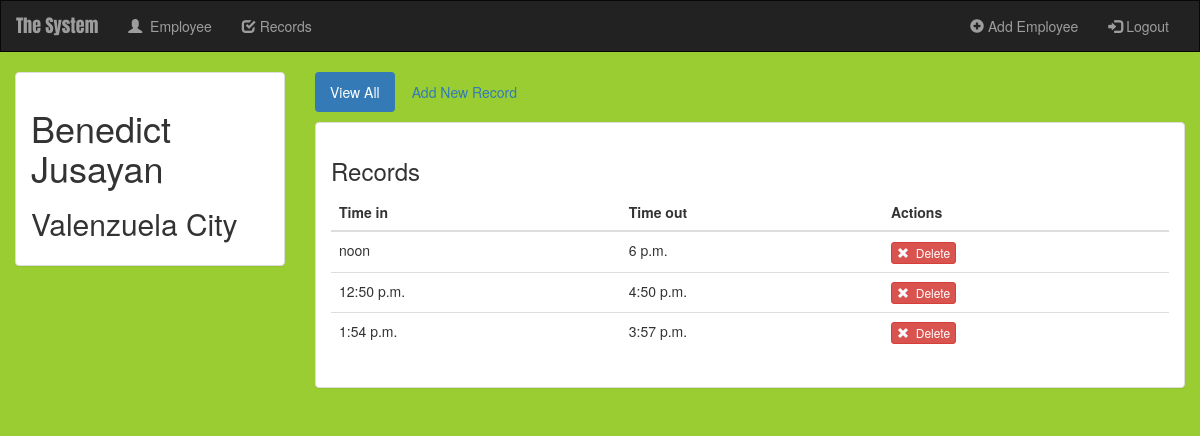
The page /employee/1/ (signed in) on the database as committed earlier.
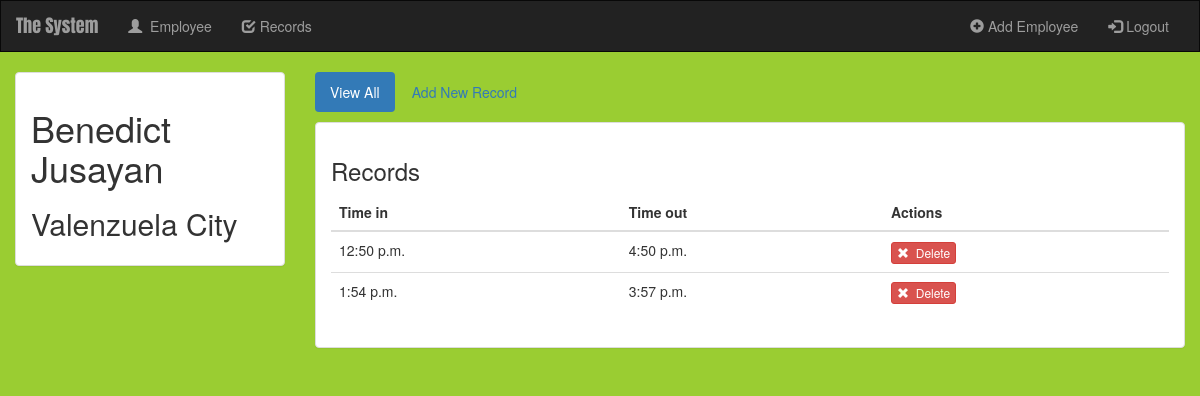
The same page on the database as committed later.
### Home/models.py (models this page shows, shortened)
class Employee(models.Model):
    user = models.ForeignKey(User, default=1, on_delete=models.CASCADE,)
    employee_no = models.IntegerField()
    first_name = models.CharField(max_length=250)
    last_name = models.CharField(max_length=250)
    address = models.CharField(max_length=250)
    is_choose = models.BooleanField(default =False)
    ROLE_TYPE_CHOICES = (
        (1, 'Professor'),
        (2, 'Dean'),
        (3, 'VPAA'),
        (4, 'admin'),
    )
    user_type = models.PositiveSmallIntegerField(null=True, choices=ROLE_TYPE_CHOICES)

class Check(models.Model):
    employee= models.ForeignKey(Employee, on_delete=models.CASCADE)
    time_in = models.TimeField()
    time_out = models.TimeField()
    is_choose = models.BooleanField(default =False)

### Home/views.py (the view)
# urls.py: path('<int:employee_id>/', views.details, name='details'),
def details(request, employee_id):
    if not request.user.is_authenticated:
        return render(request, 'Home/login.html')
    else:
        user = request.user
        employee = get_object_or_404(Employee, pk=employee_id)
        return render(request, 'Home/details.html', {'employee': employee, 'user': user})

### Home/templates/Home/details.html (shortened to what this page needs)
{% extends 'Home/base.html' %}
{% block body %}
<div class="container-fluid check-container">
    <div class="row">
        <div class="col-sm-4 col-md-3">
            <div class="panel panel-default">
                <div class="panel-body">
                    <h1>{{ employee.first_name }} {{employee.last_name}}</h1>
                    <h2>{{ employee.address }}</h2>
                </div>
            </div>
        </div>
        <div class="col-sm-8 col-md-9">
            <ul class="nav nav-pills" style="margin-bottom: 10px;">
                <li role="presentation" class="active"><a href="{% url 'home:details' employee.id %}">View All</a></li>
                <li role="presentation"><a href="{% url 'home:create_check' employee.id %}">Add New Record</a></li>
            </ul>
            <div class="panel panel-default">
                <div class="panel-body">
                    <h3>Records</h3>
                    <table class="table">
                        <thead>
                        <tr>
                            <th>Time in</th>
                            <th>Time out</th>
                            <th>Actions</th>
                        </tr>
                        </thead>
                        <tbody>
                        {% for check in employee.check_set.all %}
                            <tr>
                                <td>{{ check.time_in }}</td>
                                <td>{{ check.time_out }}</td>
                                <td>
                                    <form action="{% url 'home:delete_check' employee.id check.id %}" method="post" style="display: inline;">
                                        <button type="submit" class="btn btn-danger btn-xs">
                                            <span class="glyphicon glyphicon-remove"></span>&nbsp; Delete
                                        </button>
                                    </form>
                                </td>
                            </tr>
                        {% endfor %}
                        </tbody>
                    </table>
                </div>
            </div>
        </div>
    </div>
</div>
{% endblock %}

### Home/templates/Home/base.html (shortened to what this page needs)
<!DOCTYPE html>
<html lang="en">
<head>
  {% load static %}
  <link rel="stylesheet" href="https://maxcdn.bootstrapcdn.com/bootstrap/3.4.1/css/bootstrap.min.css">
  <link rel= "stylesheet" type ="text/css" href="{% static 'Home/style.css'%}" />
  <nav class="navbar navbar-inverse">
    <div class="container-fluid">
      <div class="navbar-header">
        <a class="navbar-brand" href="{% url 'home:index' %}">The System</a>
      </div>
      <div class="collapse navbar-collapse" id="myNavbar">
        <ul class="nav navbar-nav">
          <li class="{% block employees_active %}{% endblock %}">
            <a href="{% url 'home:index' %}"><span class="glyphicon glyphicon-user" aria-hidden="true"></img></span>&nbsp; Employee</a>
          </li>
          <li class="{% block checks_active %}{% endblock %}">
            <a href="{% url 'home:checks' %}"><span class="glyphicon glyphicon-check" aria-hidden="true"></span>&nbsp;Records</a></li>
        </ul>
        <ul class="nav navbar-nav navbar-right">
          <li><a href="{% url 'home:create_employee' %}"><span class="glyphicon glyphicon-plus-sign"></span> Add Employee</a></li>
          <li><a href="{% url 'home:logout_user' %}"><span class="glyphicon glyphicon-log-in"></span> Logout</a></li>
        </ul>
      </div>
    </div>
  </nav>
{% block body %}
{% endblock %}
</head>
<body>
</body>
</html>

### Home/static/Home/style.css (style rules this page uses)
body { background: white url("images/green.jpg"); }
.navbar { border-radius: 0; }
.navbar-brand { font-family: 'Anton', sans-serif; }

Rows that differ between the two databases and show on the page:
removed Check: time_in "noon", time_out "6 p.m."
